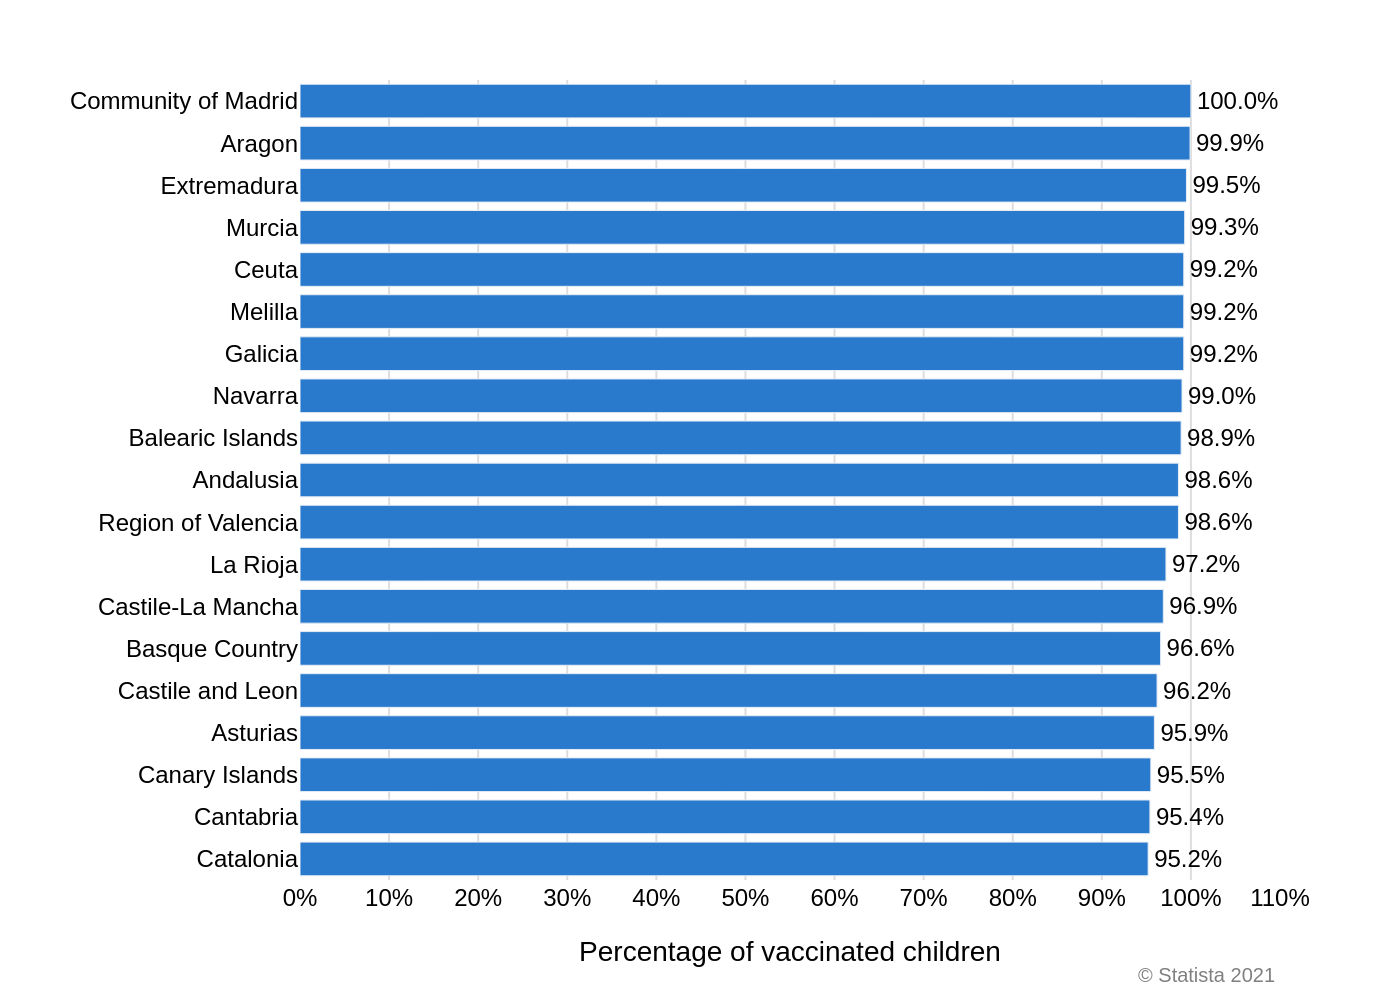

This figure's Python source:
import sys
import json
import plotly.graph_objects as go

if len(sys.argv) != 2:
    print("Usage: python script.py <path_to_json>")
    sys.exit(1)

json_path = sys.argv[1]

try:
    with open(json_path, 'r', encoding='utf-8') as f:
        chart_info = json.load(f)
except FileNotFoundError:
    print(f"Error: JSON file not found at {json_path}")
    sys.exit(1)
except json.JSONDecodeError:
    print(f"Error: Could not decode JSON from {json_path}")
    sys.exit(1)

chart_data = chart_info.get('chart_data', [])
texts = chart_info.get('texts', {})
colors = chart_info.get('colors', [])

# Reverse data for correct plotting order in Plotly horizontal bar charts
chart_data.reverse()

categories = [item['category'] for item in chart_data]
values = [item['value'] for item in chart_data]

fig = go.Figure()

fig.add_trace(go.Bar(
    y=categories,
    x=values,
    orientation='h',
    marker=dict(color=colors[0]),
    text=[f"{v}%" for v in values],
    textposition='outside',
    cliponaxis=False 
))

fig.update_layout(
    title_text=texts.get('title'),
    font=dict(family="Arial", size=12, color="black"),
    xaxis=dict(
        title=texts.get('x_axis_title'),
        range=[0, 110],
        dtick=10,
        ticksuffix='%',
        showgrid=True,
        gridcolor='#dddddd',
        zeroline=False
    ),
    yaxis=dict(
        title=texts.get('y_axis_title'),
        showgrid=False,
        zeroline=False,
        showline=False,
        autorange="reversed" # This is another way to handle order, but we already reversed the data
    ),
    plot_bgcolor='white',
    paper_bgcolor='white',
    margin=dict(l=150, r=60, t=40, b=60),
    showlegend=False,
    annotations=[
        dict(
            xref='paper', yref='paper',
            x=1.0, y=-0.1,
            xanchor='right', yanchor='top',
            text=texts.get('source'),
            showarrow=False,
            font=dict(size=10, color='grey')
        )
    ]
)

# Reverse autorange again to ensure correct visual order if data wasn't reversed
fig.update_yaxes(autorange=True)

output_filename_base = json_path.rsplit('.', 1)[0]
output_filename_png = f"{output_filename_base}.png"

fig.write_image(output_filename_png, scale=2)

print(f"Chart saved to {output_filename_png}")
